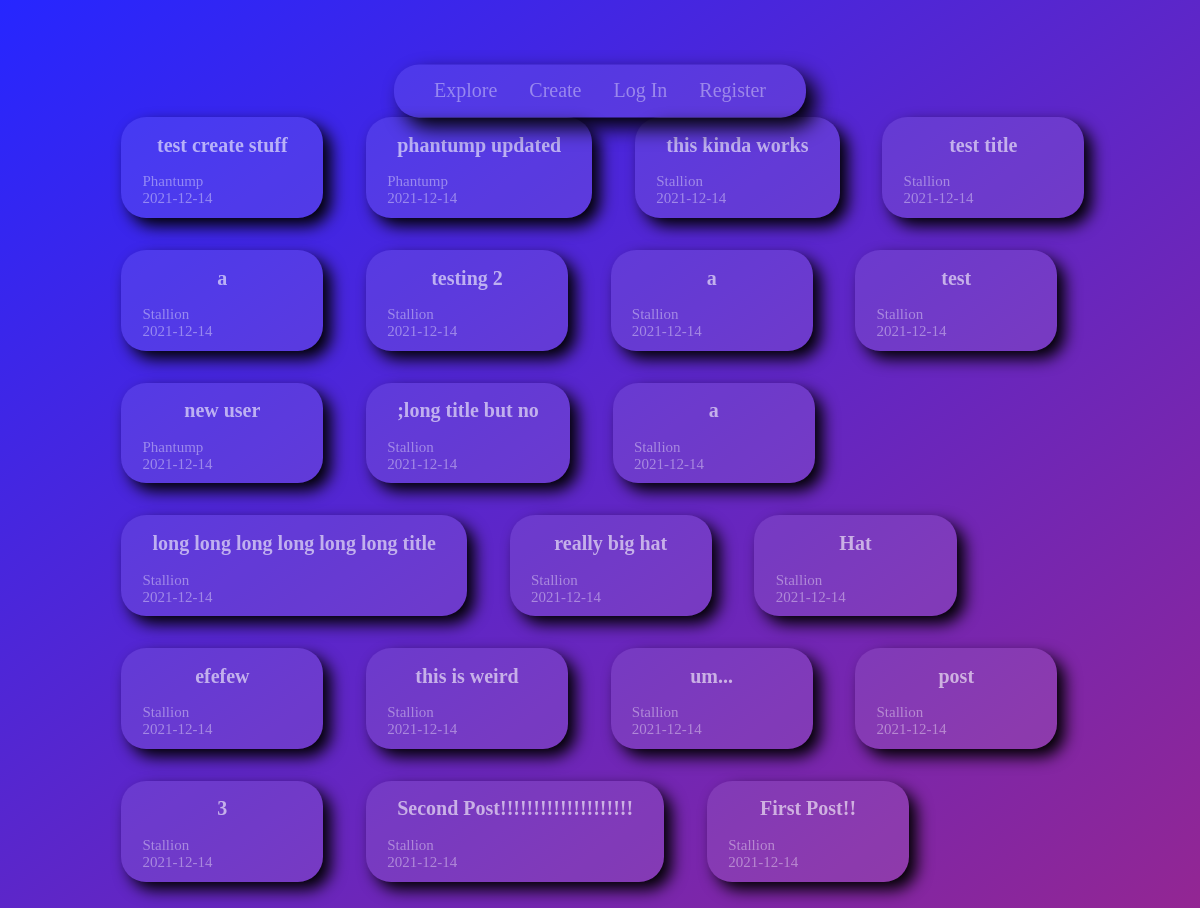
Before: / with the older database file.
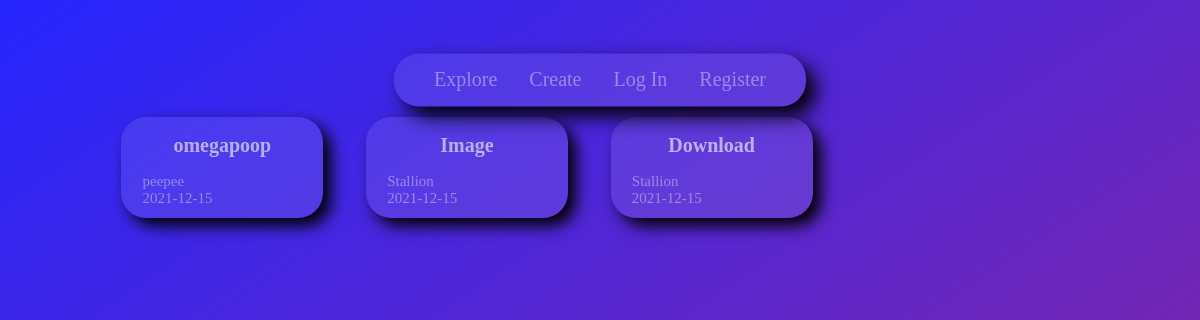
After: the same page with the newer database file.
### tables this page shows
CREATE TABLE post (
  id INTEGER PRIMARY KEY AUTOINCREMENT,
  author_id INTEGER NOT NULL,
  created TIMESTAMP NOT NULL DEFAULT CURRENT_TIMESTAMP,
  title TEXT NOT NULL,
  body TEXT NOT NULL,
  file TEXT,
  FOREIGN KEY (author_id) REFERENCES user (id)
);

CREATE TABLE user (
  id INTEGER PRIMARY KEY AUTOINCREMENT,
  username TEXT UNIQUE NOT NULL,
  password TEXT NOT NULL,
  first TEXT NOT NULL,
  last TEXT NOT NULL

);

### app/blog.py (the view)
@bp.route("/")
def index():
    db = get_db()
    query = """SELECT post.id, title, body, created, author_id, username
            FROM post JOIN user ON post.author_id = user.id
            ORDER BY created DESC"""
    posts = db.execute(query).fetchall() # will be a list of all Rows
    return render_template("blog/index.html", posts=posts)

### app/auth.py (called while the page is built)
@bp.before_app_request
def load_logged_in_user():
    user_id = session.get("user_id")
    if user_id is None:
        g.user = None
    else:
        g.user = get_db().execute("SELECT * FROM user WHERE id = ?", (user_id,)).fetchone()

### app/db.py (called while the page is built)
def get_db():
    if "db" not in g: # see if the db is loaded into the g namespace to use
        g.db = sqlite3.connect(
            current_app.config["DATABASE"], detect_types=sqlite3.PARSE_DECLTYPES
        )
        g.db.row_factory = sqlite3.Row
    return g.db

### app/templates/blog/index.html (shortened to what this page needs)
{% extends 'base.html' %}
{% block content %}
<link rel="stylesheet" href="{{ url_for('static',filename ='view_style.css') }}">
<ul class="group">
  {% for post in posts %}
    <li class="post">
      <header>
        <div>
          <h1><a href="{{ url_for('blog.view', id=post['id']) }}">{{ post['title'] }}</a></h1>
           <div><p>{{ post['username'] }}</p></div>
          <div><p>{{ post['created'].strftime('%Y-%m-%d') }}</p></div>
        </div>
      </header>
    </li>
    {% endfor %}
</ul>
    {% endblock %}

### app/templates/base.html (shortened to what this page needs)
<link rel="stylesheet" href="{{ url_for('static', filename='style.css') }}">
<div class="topnav">
    {% if g.user %}
      <a href="{{ url_for('blog.profile') }}"> {{ g.user['username'] }}</a>
      <a href="{{ url_for('auth.logout') }}">Log Out</a>
    {% else %}
      <a href="{{ url_for('auth.register') }}">Register</a>
      <a href="{{ url_for('auth.login') }}">Log In</a>
        {% endif %}
    <a href="{{ url_for('blog.create') }}">Create</a>
    <a href="{{ url_for('blog.index') }}">Explore</a>
</div>
<section class="content">
    {% block content %}{% endblock %}
</section>

### app/static/style.css (style rules this page uses)
.topnav { overflow: hidden; box-shadow: 10px 10px 20px; border-radius: 25px; background-color: #ffffff17; backdrop-fiter: blur(12px); position: fixed; top: 10%; left: 50%; transform: translate(-50%, -50%); padding-left: 2%; padding-right: 2%; padding-bottom: 0%; }
.topnav a { float: right; display: block; color: ebf4ff; text-align: center; padding: 14px 16px; text-decoration: none; font-size: 12px; font-family: "Sans-serif", Verdana; text-align: center; color: rgba(256, 256, 256, 0.4); font-size: 20px; margin-bottom: 2px; transition-duration: 0.4s; }

### app/static/view_style.css (style rules this page uses)
.group { display: flex; flex-flow: row wrap; padding-top: 8%; margin-left: 5%; margin-right: 3%; list-style: none; }
.post { box-shadow: 8px 8px 16px ; border-radius: 25px; background-color: #ffffff17; backdrop-fiter: blur(12px); padding-left: 2%; padding-right: 2%; padding-bottom: 1%; margin-top: 2%; margin-left: 2%; margin-right: 2%; margin-bottom: 1%; min-width: 15%; min-height: 10%; }
a { font-family: "Sans-serif", Verdana; text-align: center; color: rgba(256, 256, 256, 0.6); font-size: 20px; margin-bottom: 2px; transition-duration: 0.4s; text-decoration: none; }
p { font-family: "Sans-serif", Verdana; text-align: left; color: rgba(256, 256, 256, 0.4); font-size: 15px; transition-duration: 0.4s; margin: 0; text-decoration: none; }
h1 { font-family: "Sans-serif", Verdana; text-align: center; color: rgba(256, 256, 256, 0.5); font-size: 20px; padding-left: min(10px); padding-right: min(10px); }

Changed rows visible on the page:
removed post: title "test create stuff", username "Phantump", created "2021-12-14"
removed post: title "phantump updated", username "Phantump", created "2021-12-14"
removed post: title "this kinda works", username "Stallion", created "2021-12-14"
removed post: title "test title", username "Stallion", created "2021-12-14"
removed post: title "a", username "Stallion", created "2021-12-14"
removed post: title "testing 2", username "Stallion", created "2021-12-14"
removed post: title "a", username "Stallion", created "2021-12-14"
removed post: title "test", username "Stallion", created "2021-12-14"
removed post: title "new user", username "Phantump", created "2021-12-14"
removed post: title ";long title but no", username "Stallion", created "2021-12-14"
removed post: title "a", username "Stallion", created "2021-12-14"
removed post: title "long long long long long long title", username "Stallion", created "2021-12-14"
removed post: title "really big hat", username "Stallion", created "2021-12-14"
removed post: title "Hat", username "Stallion", created "2021-12-14"
removed post: title "efefew", username "Stallion", created "2021-12-14"
removed post: title "this is weird", username "Stallion", created "2021-12-14"
removed post: title "um...", username "Stallion", created "2021-12-14"
removed post: title "post", username "Stallion", created "2021-12-14"
removed post: title "3", username "Stallion", created "2021-12-14"
removed post: title "Second Post!!!!!!!!!!!!!!!!!!!!", username "Stallion", created "2021-12-14"
removed post: title "First Post!!", username "Stallion", created "2021-12-14"
added post: title "omegapoop", username "peepee", created "2021-12-15"
added post: title "Image", username "Stallion", created "2021-12-15"
added post: title "Download", username "Stallion", created "2021-12-15"
